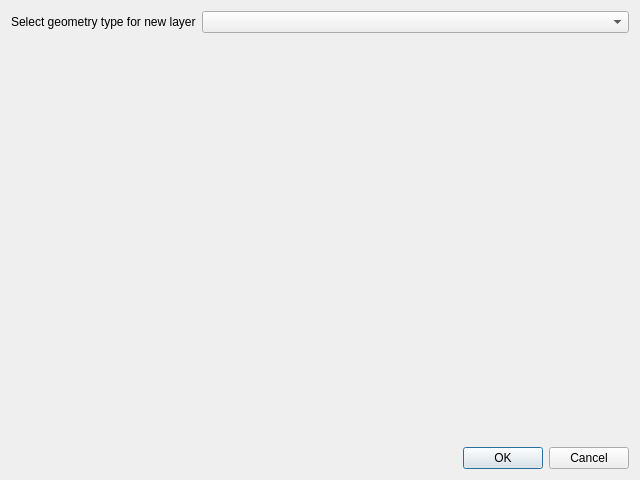
<?xml version="1.0" encoding="UTF-8"?>
<ui version="4.0">
 <class>SelectGeomTypeDlg</class>
 <widget class="QDialog" name="SelectGeomTypeDlg">
  <property name="geometry">
   <rect>
    <x>0</x>
    <y>0</y>
    <width>640</width>
    <height>480</height>
   </rect>
  </property>
  <property name="windowTitle">
   <string>Dialog</string>
  </property>
  <layout class="QFormLayout" name="formLayout">
   <item row="0" column="0">
    <widget class="QLabel" name="label">
     <property name="text">
      <string>Select geometry type for new layer</string>
     </property>
    </widget>
   </item>
   <item row="0" column="1">
    <widget class="QComboBox" name="GeometryTypeCB"/>
   </item>
   <item row="2" column="0" colspan="2">
    <widget class="QDialogButtonBox" name="buttonBox">
     <property name="orientation">
      <enum>Qt::Horizontal</enum>
     </property>
     <property name="standardButtons">
      <set>QDialogButtonBox::Cancel|QDialogButtonBox::Ok</set>
     </property>
    </widget>
   </item>
   <item row="1" column="1">
    <spacer name="verticalSpacer">
     <property name="orientation">
      <enum>Qt::Vertical</enum>
     </property>
     <property name="sizeHint" stdset="0">
      <size>
       <width>20</width>
       <height>40</height>
      </size>
     </property>
    </spacer>
   </item>
  </layout>
 </widget>
 <resources/>
 <connections>
  <connection>
   <sender>buttonBox</sender>
   <signal>accepted()</signal>
   <receiver>SelectGeomTypeDlg</receiver>
   <slot>accept()</slot>
   <hints>
    <hint type="sourcelabel">
     <x>248</x>
     <y>254</y>
    </hint>
    <hint type="destinationlabel">
     <x>157</x>
     <y>274</y>
    </hint>
   </hints>
  </connection>
  <connection>
   <sender>buttonBox</sender>
   <signal>rejected()</signal>
   <receiver>SelectGeomTypeDlg</receiver>
   <slot>reject()</slot>
   <hints>
    <hint type="sourcelabel">
     <x>316</x>
     <y>260</y>
    </hint>
    <hint type="destinationlabel">
     <x>286</x>
     <y>274</y>
    </hint>
   </hints>
  </connection>
 </connections>
</ui>
